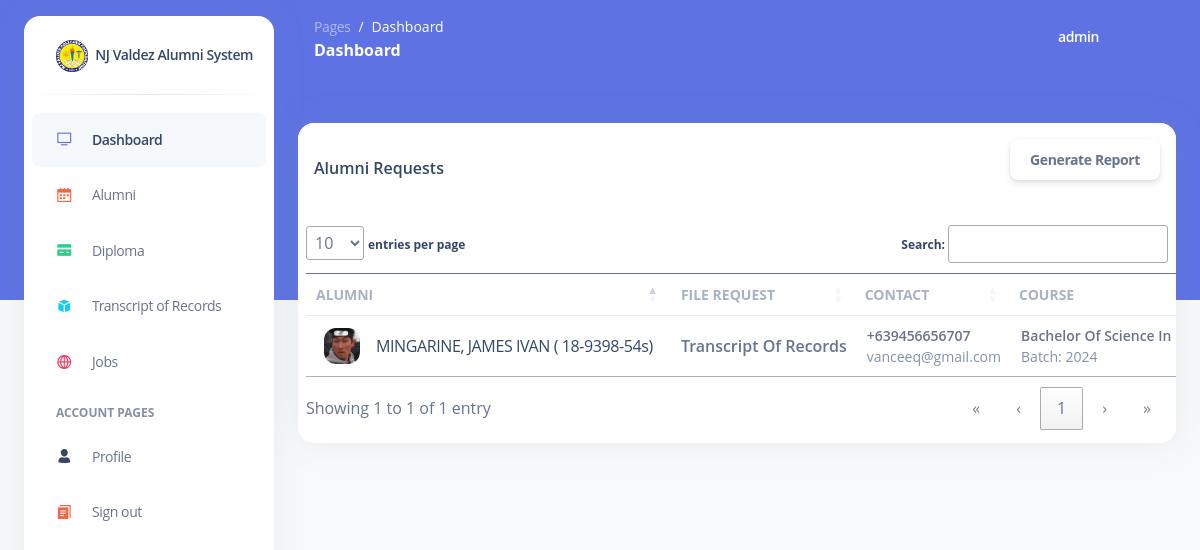
The app's page /transcript-of-records/ (signed in) with its own data.
### base/models.py (models this page shows, shortened)
class Request(models.Model):
    alumni = models.ForeignKey(Alumni, on_delete=models.CASCADE)
    file_type = models.CharField(max_length=25)
    date_requested = models.DateTimeField(auto_now_add=True)
    date_updated = models.DateTimeField(auto_now_add=True, blank = True, null = True)
    choices = (
        ('Pending', 'Pending'),
        ('Processing', 'Processing'),
        ('Declined', 'Declined'),
        ('Complete', 'Complete'),
    )
    status = models.CharField(max_length=25, choices=choices, default="Pending")
    file = models.FileField(upload_to="diploma-tor/", null=True, blank=True)
    reason = models.TextField(max_length=500, null = True, blank = True)

class Alumni(models.Model):
    user = models.ForeignKey(User, on_delete=models.CASCADE)
    avatar = models.ImageField(default="/avatars/avatar-default-icon.png", upload_to="avatars/", null=True, blank=True)
    student_number = models.CharField(max_length=15, null = True, blank=True)
    batch = models.CharField(max_length=4)
    course = models.CharField(max_length=255)
    employment = models.CharField(max_length=255, null = True, blank = True)
    phone_number = models.CharField(max_length=13)
    proof = models.ImageField(upload_to="proofs/", blank=True, null=True)
    date_created = models.DateTimeField(auto_now_add=True, null=True, blank=True)

### base/views.py (the view)
# urls.py: path('transcript-of-records/', views.transcript, name="transcript"),
@login_required(login_url='login')
@staff_required
def transcript(request):
    requests_ = Request.objects.filter(file_type = 'Transcript of Records')
    context = {
        'tor': requests_
    }
    return render(request, 'base/transcript.html', context)

### base/templates/base/transcript.html (shortened to what this page needs)
{% extends 'base2.html' %}
{% block content %}
<div class="row mt-4">
    <div class="col-lg-12 mb-lg-0 mb-4">
        <div class="card">
            <div class="card-header pb-0 p-3 mb-3">
                <div class="row">
                    <div class="d-flex align-items-center justify-content-between">
                    <h6 class="mb-0">Alumni Requests</h6>
                    <button class="btn btn-gradient-info" id="generate_report_button">Generate Report</button>
                    </div>
                </div>
            </div>
            <div class="table-responsive p-2">
              <table class="table align-items-center mb-0" id="alumni_table">
                <thead>
                  <tr>
                    <th class="text-uppercase text-secondary text-sm font-weight-bolder opacity-7">Alumni</th>
                    <th class="text-uppercase text-secondary text-sm font-weight-bolder opacity-7">File request</th>
                    <th class="text-uppercase text-secondary text-sm font-weight-bolder opacity-7 ps-2">Contact</th>
                    <th class="text-uppercase text-secondary text-sm font-weight-bolder opacity-7 ps-2">Course</th>
                  </tr>
                </thead>
                <tbody>
                  {% for alm in tor %}
                  <tr>
                    <td>
                        <div class="d-flex px-2 py-1">
                          <div>
                            <img src="{{ alm.alumni.avatar.url }}" class="avatar avatar-sm me-3">
                          </div>
                          <div class="d-flex flex-column justify-content-center">
                            <a href=""><p class="mb-0 text-md text-capitalize">{{ alm.alumni.user.last_name }}, {{ alm.alumni.user.first_name}} ( {{ alm.alumni.student_number }})</p></a>
                          </div>
                        </div>
                    </td>
                    <td>
                        <p class="text-md font-weight-bold mb-0 text-capitalize">{{ alm.file_type }}</p>
                    </td>
                    <td>
                        <p class="text-sm font-weight-bold mb-0 text-capitalize">{{ alm.alumni.phone_number }}</p>
                        <p class="text-sm text-secondary mb-0">{{ alm.alumni.user.email }}</p>
                    </td>
                    <td>
                      <p class="text-sm font-weight-bold mb-0 text-capitalize">{{ alm.alumni.course }}</p>
                      <p class="text-sm text-secondary mb-0">Batch: {{ alm.alumni.batch }}</p>
                    </td>
                  </tr>
                  {% endfor %}
                </tbody>
              </table>
            </div>
        </div>
    </div>
  </div>
{% endblock %}

### templates/base2.html (shortened to what this page needs)
<!DOCTYPE html>
<html lang="en">
<head>
  <link href="/static/assets/css/nucleo-icons.css" rel="stylesheet" />
  <link href="/static/assets/css/nucleo-svg.css" rel="stylesheet" />
  <link href="/static/assets/css/nucleo-svg.css" rel="stylesheet" />
  <link id="pagestyle" href="/static/assets/css/argon-dashboard.css?v=2.0.4" rel="stylesheet" />
  <link href="/static/assets/css/dataTables.min.css" rel="stylesheet">
</head>
<body class="g-sidenav-show   bg-gray-100">
  {% include 'includes/aside.html' %}
  <main class="main-content position-relative border-radius-lg ">
    {% include 'includes/nav.html' %}
    <div class="container-fluid py-4">
      {% block content %}
      {% endblock %}
    </div>
  </main>
</body>
</html>

### templates/includes/aside.html (shortened to what this page needs)
<aside class="sidenav bg-white navbar navbar-vertical navbar-expand-xs border-0 border-radius-xl my-3 fixed-start ms-4 " id="sidenav-main">
    <div class="sidenav-header">
      <a class="navbar-brand m-0" href="/dashboard">
        <img src="/static/assets/img/logo.jpeg" class="navbar-brand-img h-100" alt="main_logo">
        <span class="ms-1 font-weight-bold">NJ Valdez Alumni System</span>
      </a>
    </div>
    <hr class="horizontal dark mt-0">
    <div class="collapse navbar-collapse  w-auto " id="sidenav-collapse-main">
      <ul class="navbar-nav">
        <li class="nav-item">
          <a class="nav-link active" href="{% url 'dashboard'   %}">
            <div class="icon icon-shape icon-sm border-radius-md text-center me-2 d-flex align-items-center justify-content-center">
              <i class="ni ni-tv-2 text-primary text-sm opacity-10"></i>
            </div>
            <span class="nav-link-text ms-1">Dashboard</span>
          </a>
        </li>
        <li class="nav-item">
          <a class="nav-link " href="{% url 'alumni' %}">
            <div class="icon icon-shape icon-sm border-radius-md text-center me-2 d-flex align-items-center justify-content-center">
              <i class="ni ni-calendar-grid-58 text-warning text-sm opacity-10"></i>
            </div>
            <span class="nav-link-text ms-1">Alumni</span>
          </a>
        </li>
        <li class="nav-item">
          <a class="nav-link " href="{% url 'diploma' %}">
            <div class="icon icon-shape icon-sm border-radius-md text-center me-2 d-flex align-items-center justify-content-center">
              <i class="ni ni-credit-card text-success text-sm opacity-10"></i>
            </div>
            <span class="nav-link-text ms-1">Diploma</span>
          </a>
        </li>
        <li class="nav-item">
          <a class="nav-link " href="{% url 'transcript' %}">
            <div class="icon icon-shape icon-sm border-radius-md text-center me-2 d-flex align-items-center justify-content-center">
              <i class="ni ni-app text-info text-sm opacity-10"></i>
            </div>
            <span class="nav-link-text ms-1">Transcript of Records</span>
          </a>
        </li>
        <li class="nav-item">
          <a class="nav-link " href="{% url 'jobs' %}">
            <div class="icon icon-shape icon-sm border-radius-md text-center me-2 d-flex align-items-center justify-content-center">
              <i class="ni ni-world-2 text-danger text-sm opacity-10"></i>
            </div>
            <span class="nav-link-text ms-1">Jobs</span>
          </a>
        </li>
        <li class="nav-item mt-3">
          <h6 class="ps-4 ms-2 text-uppercase text-xs font-weight-bolder opacity-6">Account pages</h6>
        </li>
        <li class="nav-item">
          <a class="nav-link " href="{% url 'profile' %}">
            <div class="icon icon-shape icon-sm border-radius-md text-center me-2 d-flex align-items-center justify-content-center">
              <i class="ni ni-single-02 text-dark text-sm opacity-10"></i>
            </div>
            <span class="nav-link-text ms-1">Profile</span>
          </a>
        </li>
        {% if request.user.is_authenticated %}
        <li class="nav-item">
          <a class="nav-link " href="{% url 'logout' %}">
            <div class="icon icon-shape icon-sm border-radius-md text-center me-2 d-flex align-items-center justify-content-center">
              <i class="ni ni-single-copy-04 text-warning text-sm opacity-10"></i>
            </div>
            <span class="nav-link-text ms-1">Sign out</span>
          </a>
        </li>
        {% endif %}
      </ul>
    </div>
  </aside>

### templates/includes/nav.html (shortened to what this page needs)
<nav class="navbar navbar-main navbar-expand-lg px-0 mx-4 shadow-none border-radius-xl " id="navbarBlur" data-scroll="false">
    <div class="container-fluid py-1 px-3">
      <nav aria-label="breadcrumb">
        <ol class="breadcrumb bg-transparent mb-0 pb-0 pt-1 px-0 me-sm-6 me-5">
          <li class="breadcrumb-item text-sm"><a class="opacity-5 text-white" href="javascript:;">Pages</a></li>
          <li class="breadcrumb-item text-sm text-white active" aria-current="page">Dashboard</li>
        </ol>
        <h6 class="font-weight-bolder text-white mb-0">Dashboard</h6>
      </nav>
      <div class="collapse navbar-collapse mt-sm-0 mt-2 me-md-0 me-sm-4" id="navbar">
        <ul class="navbar-nav  justify-content-end">
          <li class="nav-item d-flex align-items-center">
            <a href="javascript:;" class="nav-link text-white font-weight-bold px-0">
              <i class="fa fa-user me-sm-1"></i>
              <span class="d-sm-inline d-none">{{ request.user }}</span>
            </a>
          </li>
          <li class="nav-item px-3 d-flex align-items-center">
            <a href="javascript:;" class="nav-link text-white p-0">
              <i class="fa fa-cog fixed-plugin-button-nav cursor-pointer"></i>
            </a>
          </li>
          <li class="nav-item dropdown pe-2 d-flex align-items-center">
            <a href="javascript:;" class="nav-link text-white p-0" id="dropdownMenuButton" data-bs-toggle="dropdown" aria-expanded="false">
              <i class="fa fa-bell cursor-pointer"></i>
            </a>
          </li>
        </ul>
      </div>
    </div>
  </nav>

### static/assets/css/nucleo-svg.css (style rules this page uses)
.icon { display: inline-block; color: #111111; height: 1em; width: 1em; }
.icon-sm { height: 0.8em; width: 0.8em; }
.icon { fill: currentColor; stroke: none; }

### records on screen
Request: alumni.avatar (picture), alumni.user.last_name "MINGARINE", alumni.user.first_name "JAMES IVAN", alumni.student_number "18-9398-54s", file_type "Transcript Of Records", alumni.phone_number "+639456656707", alumni.user.email "vanceeq@gmail.com", alumni.course "Bachelor Of Science In…", alumni.batch "2024"

### other values on screen
{{ request.user }} "admin"
